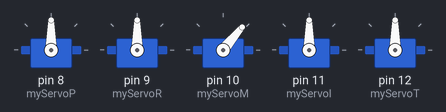
Bench run of a sketch on a simulated Arduino Uno, built with avr-gcc and run on an emulated ATmega328P. On the bench: 5 × servo.

Above: at 0.05 s.
At 10.0 s:
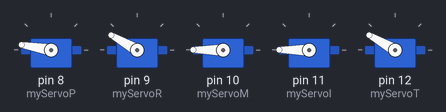
Timing chart, 0 to 13.0 s (numbered marks = the images above):
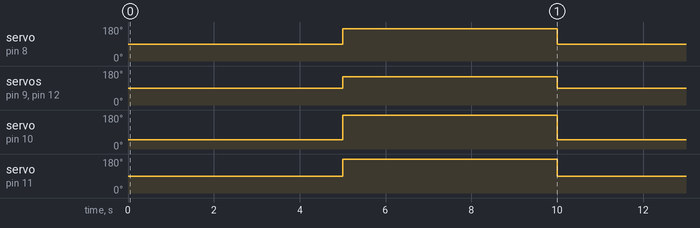

Measured:
- by itself, servo on pin 8 (myServoP): alternates 170° for 5.0 s and 90° for 5.0 s
- by itself, servo on pin 9 (myServoR), servo on pin 12 (myServoT): alternates 150° for 5.0 s and 90° for 5.0 s
- by itself, servo on pin 10 (myServoM): alternates 180° for 5.0 s and 50° for 5.0 s
- by itself, servo on pin 11 (myServoI): alternates 180° for 5.0 s and 90° for 5.0 s

The sketch:

servo_90.ino
```cpp
#include <Servo.h>

Servo myServoT;
Servo myServoI;
Servo myServoM;
Servo myServoR;
Servo myServoP;
  // create a servo object

void open(){
  myServoP.attach(8);  // attach servo to pin 9
  myServoP.write(90);
  myServoR.attach(9);  // attach servo to pin 9
  myServoR.write(90);
  myServoM.attach(10);  // attach servo to pin 9
  myServoM.write(50);
  myServoI.attach(11);  // attach servo to pin 9
  myServoI.write(90);
  myServoT.attach(12);  // attach servo to pin 9
  myServoT.write(90);
}

void close(){
  myServoP.attach(8);  // attach servo to pin 9
  myServoP.write(170);
  myServoR.attach(9);  // attach servo to pin 9
  myServoR.write(150);
  myServoM.attach(10);  // attach servo to pin 9
  myServoM.write(180);
  myServoI.attach(11);  // attach servo to pin 9
  myServoI.write(200);
  myServoT.attach(12);  // attach servo to pin 9
  myServoT.write(150);
}

void setup() {
}

void loop() {
  open();
  delay(5000);
  close();
  delay(5000);

}
```
